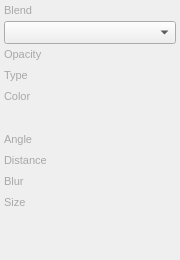
<?xml version="1.0" encoding="UTF-8"?>
<ui version="4.0">
 <class>ShadowEffectSettingsPanel</class>
 <widget class="QWidget" name="ShadowEffectSettingsPanel">
  <property name="geometry">
   <rect>
    <x>0</x>
    <y>0</y>
    <width>180</width>
    <height>260</height>
   </rect>
  </property>
  <property name="minimumSize">
   <size>
    <width>180</width>
    <height>220</height>
   </size>
  </property>
  <property name="font">
   <font>
    <pointsize>12</pointsize>
   </font>
  </property>
  <property name="windowTitle">
   <string>Form</string>
  </property>
  <layout class="QVBoxLayout" name="verticalLayout">
   <property name="spacing">
    <number>0</number>
   </property>
   <property name="leftMargin">
    <number>4</number>
   </property>
   <property name="topMargin">
    <number>4</number>
   </property>
   <property name="rightMargin">
    <number>4</number>
   </property>
   <property name="bottomMargin">
    <number>2</number>
   </property>
   <item>
    <layout class="QGridLayout" name="gridLayout_6">
     <property name="horizontalSpacing">
      <number>4</number>
     </property>
     <property name="verticalSpacing">
      <number>4</number>
     </property>
     <item row="0" column="0" colspan="2">
      <widget class="QLabel" name="labelBlend">
       <property name="font">
        <font>
         <pointsize>8</pointsize>
        </font>
       </property>
       <property name="styleSheet">
        <string notr="true">color: #a8a8a8;</string>
       </property>
       <property name="text">
        <string>Blend</string>
       </property>
      </widget>
     </item>
     <item row="1" column="0" colspan="2">
      <widget class="QComboBox" name="comboBoxBlend">
       <property name="sizePolicy">
        <sizepolicy hsizetype="Expanding" vsizetype="Fixed">
         <horstretch>0</horstretch>
         <verstretch>0</verstretch>
        </sizepolicy>
       </property>
       <property name="font">
        <font>
         <pointsize>10</pointsize>
        </font>
       </property>
      </widget>
     </item>
     <item row="2" column="0" colspan="2">
      <widget class="QLabel" name="labelOpacity">
       <property name="font">
        <font>
         <pointsize>8</pointsize>
        </font>
       </property>
       <property name="styleSheet">
        <string notr="true">color: #a8a8a8;</string>
       </property>
       <property name="text">
        <string>Opacity</string>
       </property>
      </widget>
     </item>
     <item row="3" column="0" colspan="2">
      <widget class="SGValueSliderRow" name="rowOpacity" native="true"/>
     </item>
     <item row="4" column="0" colspan="2">
      <widget class="QLabel" name="labelType">
       <property name="font">
        <font>
         <pointsize>8</pointsize>
        </font>
       </property>
       <property name="styleSheet">
        <string notr="true">color: #a8a8a8;</string>
       </property>
       <property name="text">
        <string>Type</string>
       </property>
      </widget>
     </item>
     <item row="5" column="0" colspan="2">
      <widget class="SGSegmentedControl" name="segShadowType" native="true"/>
     </item>
     <item row="6" column="0" colspan="2">
      <widget class="QLabel" name="labelColor">
       <property name="font">
        <font>
         <pointsize>8</pointsize>
        </font>
       </property>
       <property name="styleSheet">
        <string notr="true">color: #a8a8a8;</string>
       </property>
       <property name="text">
        <string>Color</string>
       </property>
      </widget>
     </item>
     <item row="7" column="0" colspan="2">
      <widget class="ColorSwatchWidget" name="colorSwatch" native="true">
       <property name="minimumSize">
        <size>
         <width>0</width>
         <height>22</height>
        </size>
       </property>
       <property name="font">
        <font>
         <pointsize>10</pointsize>
        </font>
       </property>
      </widget>
     </item>
     <item row="8" column="0" colspan="2">
      <widget class="QLabel" name="labelAngle">
       <property name="font">
        <font>
         <pointsize>8</pointsize>
        </font>
       </property>
       <property name="styleSheet">
        <string notr="true">color: #a8a8a8;</string>
       </property>
       <property name="text">
        <string>Angle</string>
       </property>
      </widget>
     </item>
     <item row="9" column="0" colspan="2">
      <widget class="SGValueSliderRow" name="rowAngle" native="true"/>
     </item>
     <item row="10" column="0" colspan="2">
      <widget class="QLabel" name="labelDistance">
       <property name="font">
        <font>
         <pointsize>8</pointsize>
        </font>
       </property>
       <property name="styleSheet">
        <string notr="true">color: #a8a8a8;</string>
       </property>
       <property name="text">
        <string>Distance</string>
       </property>
      </widget>
     </item>
     <item row="11" column="0" colspan="2">
      <widget class="SGValueSliderRow" name="rowDistance" native="true"/>
     </item>
     <item row="12" column="0" colspan="2">
      <widget class="QLabel" name="labelBlur">
       <property name="font">
        <font>
         <pointsize>8</pointsize>
        </font>
       </property>
       <property name="styleSheet">
        <string notr="true">color: #a8a8a8;</string>
       </property>
       <property name="text">
        <string>Blur</string>
       </property>
      </widget>
     </item>
     <item row="13" column="0" colspan="2">
      <widget class="SGValueSliderRow" name="rowBlur" native="true"/>
     </item>
     <item row="14" column="0" colspan="2">
      <widget class="QLabel" name="labelSize">
       <property name="font">
        <font>
         <pointsize>8</pointsize>
        </font>
       </property>
       <property name="styleSheet">
        <string notr="true">color: #a8a8a8;</string>
       </property>
       <property name="text">
        <string>Size</string>
       </property>
      </widget>
     </item>
     <item row="15" column="0" colspan="2">
      <widget class="SGValueSliderRow" name="rowSize" native="true"/>
     </item>
    </layout>
   </item>
   <item>
    <spacer name="verticalSpacer">
     <property name="orientation">
      <enum>Qt::Vertical</enum>
     </property>
     <property name="sizeHint" stdset="0">
      <size>
       <width>20</width>
       <height>40</height>
      </size>
     </property>
    </spacer>
   </item>
  </layout>
 </widget>
 <customwidgets>
  <customwidget>
   <class>ColorSwatchWidget</class>
   <extends>QWidget</extends>
   <header>src/UI/Widgets/ColorSwatchWidget.h</header>
   <container>1</container>
  </customwidget>
  <customwidget>
   <class>SGValueSliderRow</class>
   <extends>QWidget</extends>
   <header>src/UI/Widgets/SGValueSliderRow.h</header>
   <container>1</container>
  </customwidget>
 <customwidget>
  <class>SGSegmentedControl</class>
  <extends>QWidget</extends>
  <header>src/UI/Widgets/SGSegmentedControl.h</header>
  <container>1</container>
 </customwidget>
 </customwidgets>
 <resources/>
 <connections/>
</ui>
